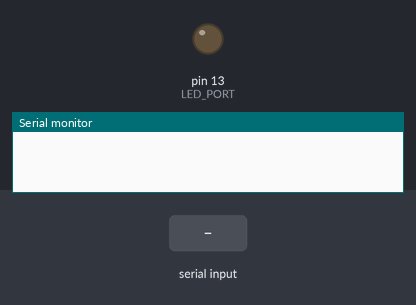
Bench run of a sketch on a simulated Arduino Uno, built with avr-gcc and run on an emulated ATmega328P. On the bench: output pins drawn as LEDs (lit = HIGH), the last lines printed to the serial monitor. The test bench sets the inputs (shaded band).

Above: at 1.2 s.
1.3 s: "1" received over Serial
At 2.5 s:
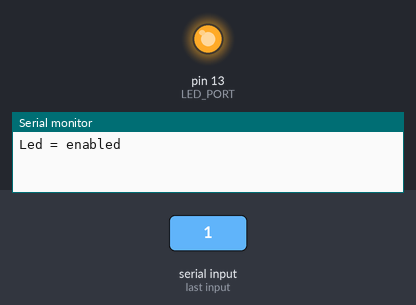
2.8 s: "0" received over the second serial link
At 3.8 s:
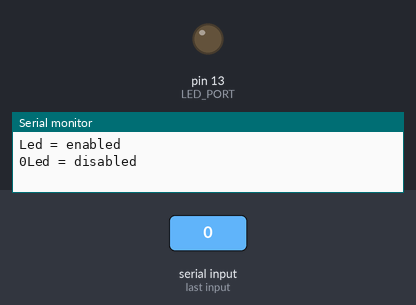
4.3 s: "1" received over the second serial link
At 5.0 s:
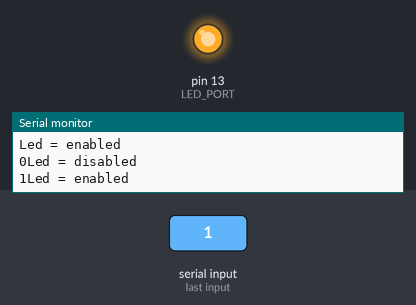
7.3 s: "0" received over Serial
At 8.5 s:
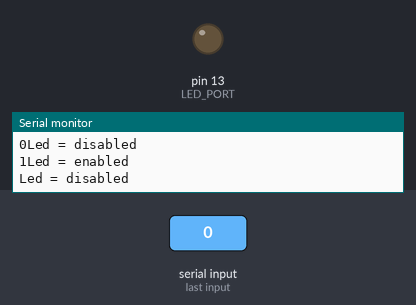
Timing chart, 0 to 9.8 s (numbered marks = the images above; inputs shaded):
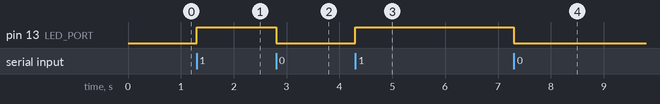

The sketch:

sample.ino
```cpp
#include <SoftwareSerial.h>


#define LED_PORT 13
#define BT_RX 11
#define BT_TX 10

#define PWM_WIDTH 500


SoftwareSerial btSerial(BT_RX, BT_TX);


int mode = 0;
int flag1 = 0;
int flag2 = 100;

void setup()
{
  pinMode(LED_PORT, OUTPUT);
  digitalWrite(LED_PORT, LOW);

  Serial.begin(9600);
  btSerial.begin(9600);
}


void loop()
{
  char c;

  if (btSerial.available()){
    c = btSerial.read();
    Serial.write(c);
  }

  if (Serial.available()){
    c = Serial.read();
    btSerial.write(c);
  }

  switch(c){
    case '0':
      Serial.write("Led = disabled\n");
      mode = 0;
      break;
    case '1':
      Serial.write("Led = enabled\n");
      mode = 1;
      break;
    case '2':
      Serial.write("Led = enabled (2)\n");
      mode =2;
  }

  switch(mode){
    case 0:
      digitalWrite(LED_PORT, LOW);
      break;
    case 1:
      digitalWrite(LED_PORT, HIGH);
      break;
  }
}
```

Measured:
- after the input at 1.3 s, pin 13 (LED_PORT): LOW → HIGH at once
- after the input at 2.8 s, pin 13 (LED_PORT): HIGH → LOW at once
- after the input at 4.3 s, pin 13 (LED_PORT): LOW → HIGH at once
- after the input at 7.3 s, pin 13 (LED_PORT): HIGH → LOW at once
